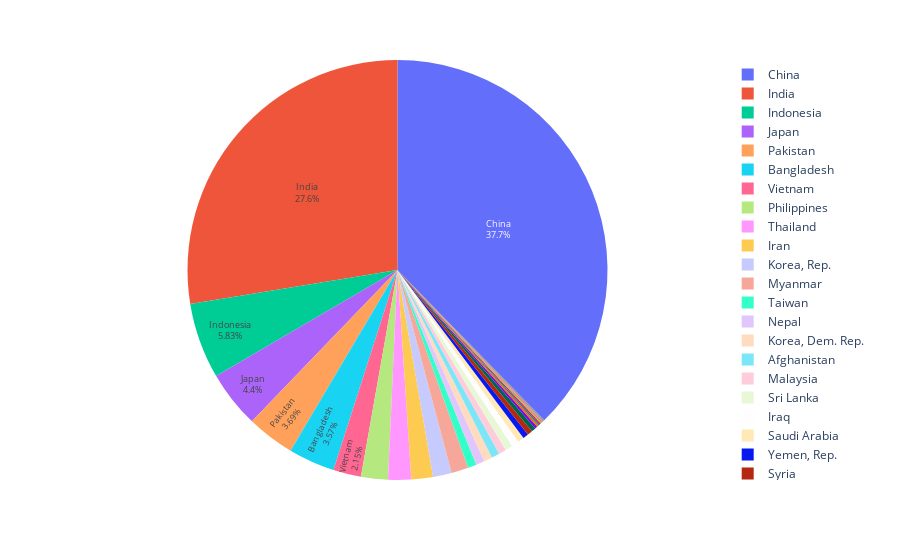

The code cell stored with this chart in its notebook:
### Code cell
fig = px.pie(gapminder_asia,values='pop',names='country',hover_data=['lifeExp'],labels={'lifeExp':'Life Expectancy'})
fig.update_traces(textposition='inside', textinfo='label+percent') # text 정보를 안으로 집어넣음
fig.update_layout(uniformtext_minsize=8,uniformtext_mode='hide') # text_size가 8이하는 레이블 추가 x
fig.show()

### Figure 1 — Plotly figure (JSON) as saved in the notebook; plotly's stock layout.template omitted (floating-point values rounded to 4 significant figures; data arrays with more than 128 entries replaced by an {"elided": "..."} marker saying what was removed)
{"data": [{"customdata": {"elided": "396x1 float values"}, "domain": {"x": [0, 1], "y": [0, 1]}, "hovertemplate": "country=%{label}<br>pop=%{value}<br>Life Expectancy=%{customdata[0]}<extra></extra>", "labels": {"elided": "396 str values"}, "legendgroup": "", "name": "", "showlegend": true, "textinfo": "label+percent", "textposition": "inside", "type": "pie", "values": {"elided": "396 int values"}}], "layout": {"legend": {"tracegroupgap": 0}, "margin": {"t": 60}, "uniformtext": {"minsize": 8, "mode": "hide"}}}
